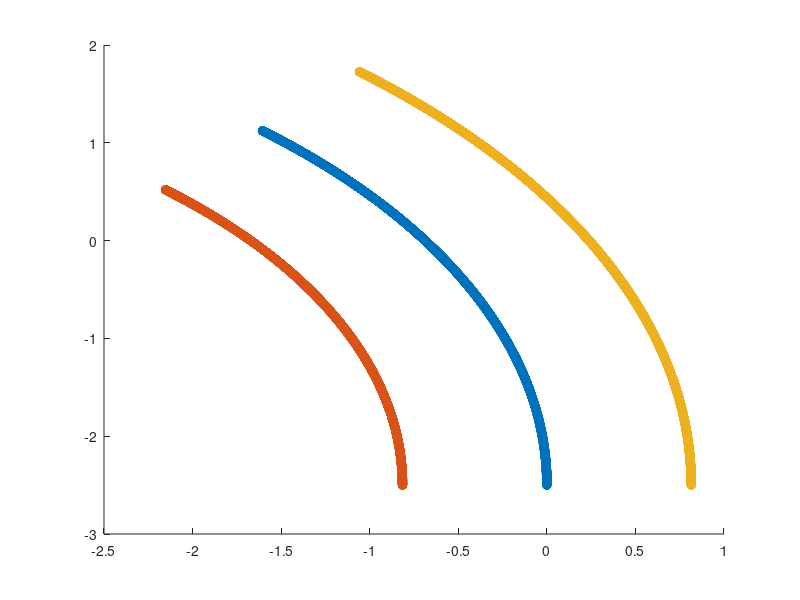

This figure's MATLAB source: (Note: this script raises an error after producing the figure.)
clc; clear all;

%Wheel Speed Lookahead
R = 0.34;
w = 1.63;
dt = 0.001;

time = linspace(0,10,10001);
Lpos = zeros(2,10001);
Rpos = zeros(2,10001);
pos = zeros(2,10001);

%thetaL = 0;
omegaL = 1;
%thetaR = 0;
omegaR = 1.4;

theta = 0;
x = -2.5;
y = 0;

for i = 1:10001
    %thetaL = thetaL + omegaL*dt;
    %thetaR = thetaR + omegaR*dt;
    
    xdot = R*(omegaR+omegaL)*cos(theta)/2;
    ydot = R*(omegaR+omegaL)*sin(theta)/2;
    omega = R*(omegaR-omegaL)/w;
    
    x = x + xdot*dt;
    y = y + ydot*dt;
    theta = theta + omega*dt;
    
    pos(1,i) = x;
    pos(2,i) = y;
    
    Lpos(1,i) = x-sin(theta)*w/2;
    Lpos(2,i) = y+cos(theta)*w/2;
    
    Rpos(1,i) = x+sin(theta)*w/2;
    Rpos(2,i) = y-cos(theta)*w/2;
end

figure(1)
scatter(-pos(2,:),pos(1,:),'red'); hold on; scatter(-Lpos(2,:),Lpos(1,:),'blue'); hold on; scatter(-Rpos(2,:),Rpos(1,:),'green')

pltpos = round(pos,1);
test = pltpos(1,:).*exp(-pltpos(1,:).^2-pltpos(2,:).^2);

figure(2)
ecks = -2.5:0.1:2.5;
[X,Y] = meshgrid(ecks);
F = X.*exp(-X.^2-Y.^2);
surf(X,Y,F);hold on;scatter3(pltpos(1,:),pltpos(2,:),test,'red','filled')